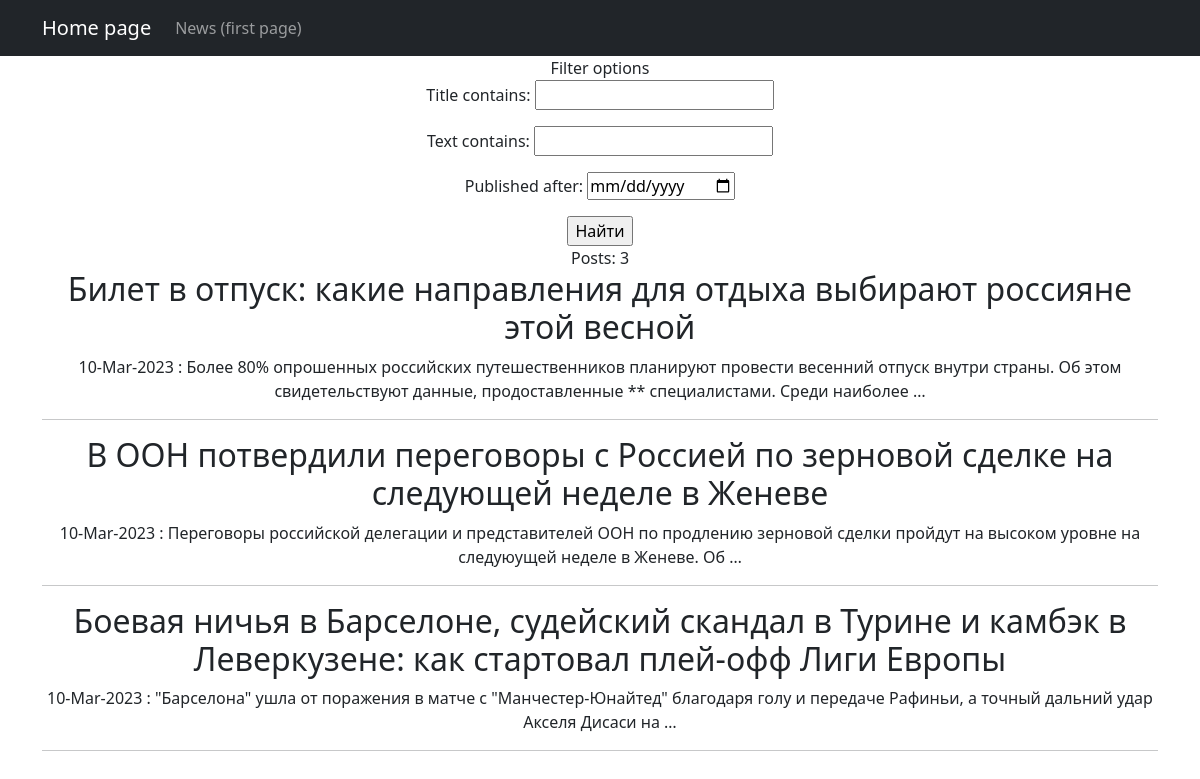
The page /news/search/ on the database as committed earlier.
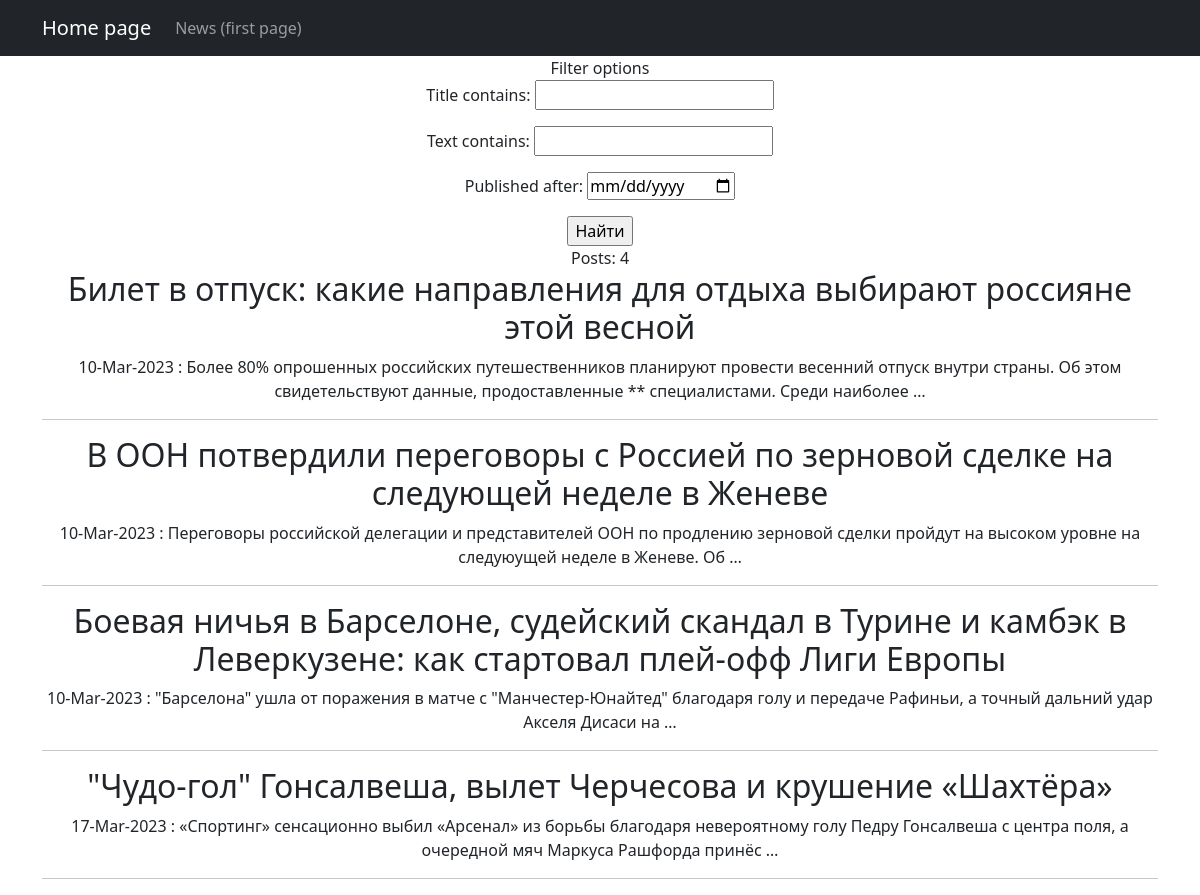
The same page on the database as committed later.
### news/models.py (models this page shows, shortened)
class Post(models.Model):
    author = models.ForeignKey(Author, on_delete=models.CASCADE)
    NEWS = 'NW'
    ARTICLE = "AR"
    CATEGORY_CHOICES = [
        (NEWS, "Новость"),
        (ARTICLE, "Статья")
    ]
    category_type = models.CharField(max_length=2, choices=CATEGORY_CHOICES, default=ARTICLE)
    publish_time = models.DateTimeField(auto_now_add=True)
    post_category = models.ManyToManyField("Category", through="PostCategory")
    title = models.CharField(max_length=64)
    text = models.TextField()
    _post_rating = models.IntegerField(default=0, db_column='post_rating')
    "Методы like и dislike которые увеличивают/уменьшают рейтинг на единицу"
    def like(self):
        self._post_rating += 1
        self.save()
    def dislike(self):
        self._post_rating -= 1
        self.save()
    "Метод preview возвращает предварительный просмотр длиной 124 символов"
    def preview(self):
        if len(str(self.text)) < 124:
            return self.text
        else:
            return self.text[:124] + '...'

### news/views.py (the view)
# urls.py: path('search/', PostSearch.as_view(), name='news_search'),
class PostSearch(ListView):
    model = Post
    template_name = 'search.html'
    context_object_name = 'post'
    def get_queryset(self):
        queryset = super().get_queryset()
        self.filterset = PostFilter(self.request.GET, queryset)
        return self.filterset.qs
    def get_context_data(self, **kwargs):
        context = super().get_context_data(**kwargs)
        context['filterset'] = self.filterset
        return context

### news/templatetags/custom_filters.py (called while the page is built)
@register.filter()
def censor(text: str):
   for word in not_allowed:
       text = re.sub(word, "*" * len(word), text)
   return text

### templates/search.html (shortened to what this page needs)
{% extends 'flatpages/default.html' %}
{% load custom_filters %}
{% block content %}
    <form action="" method="get">
        <h> Filter options </h>
        {{ filterset.form.as_p }}
        <input type="submit" value="Найти" />
    </form>
    Posts: {{ post | length }}
    {% for post in post %}
    <h2>{{ post.title | censor }}</h2>
    {{ post.publish_time | date:'d-M-Y' }} :
    {{ post.text | truncatewords:20 | censor }}
    <br>
    <hr>
    {% endfor %}
{% endblock content %}

Rows that differ between the two databases and show on the page:
added Post: title|censor "\"Чудо-гол\" Гонсалвеша, вылет Черчесова и крушение «Шахтёра»", publish_time "17-Mar-2023", text|censor "«Спортинг» сенсационно выбил «Арсенал» из борьбы благодаря невероятному голу Педру Гонсалвеша с центра поля, а очередной мяч Маркуса Рашфорда принёс …"
Other text that changed with them:
{{ post | length }}: "3" → "4"
